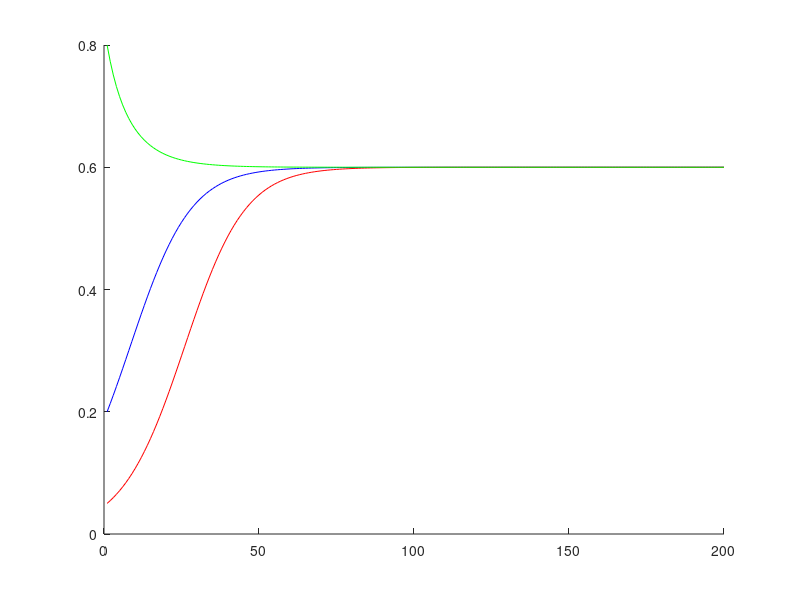
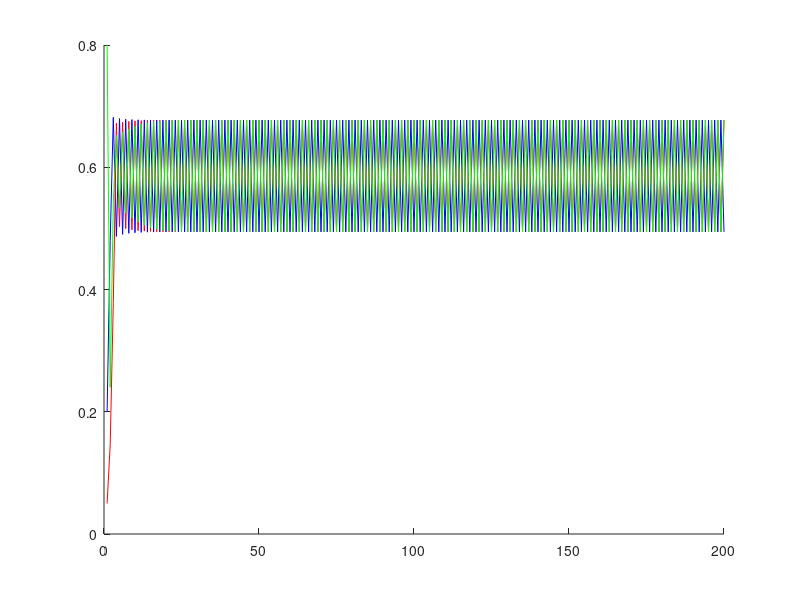
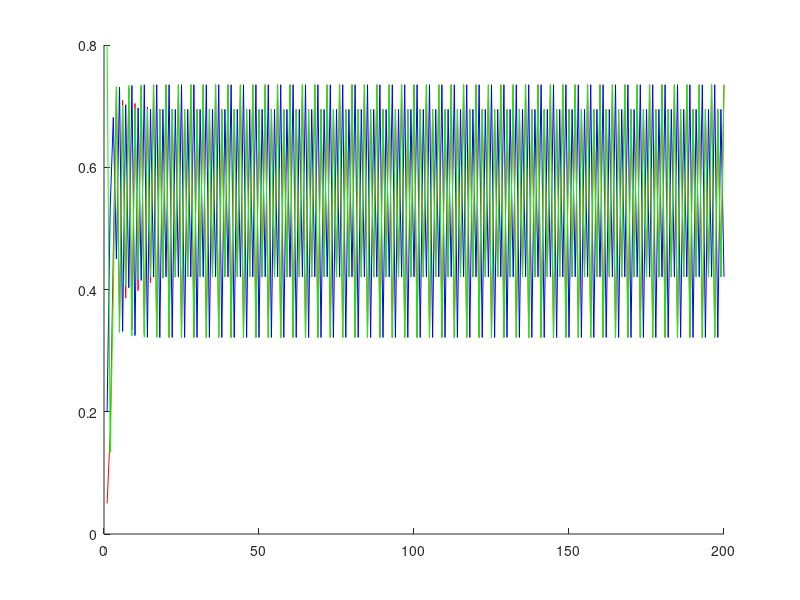
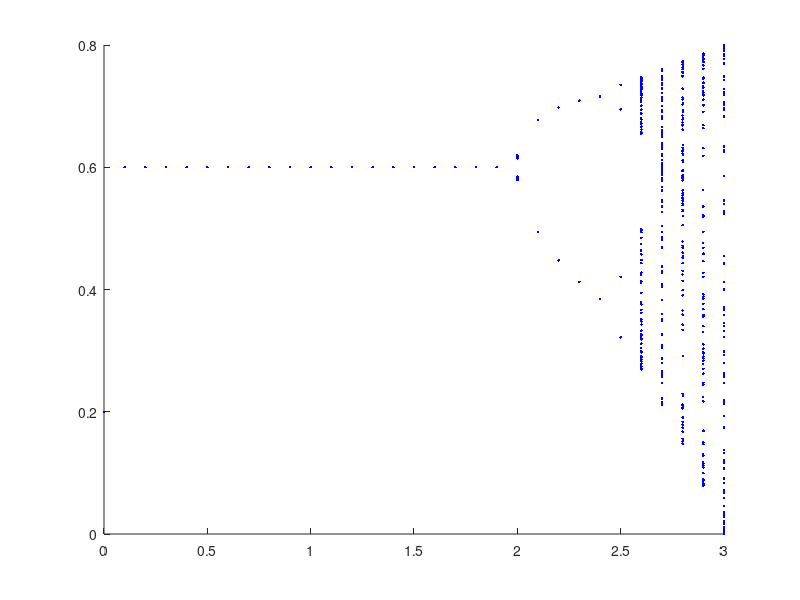

The MATLAB source for these figures, in order:
%% part c
r = 0.1;
k = 0.6;
nmax = 200;
x = zeros(1,nmax);
x(1)=0.2;

for n = 1:(nmax-1)
    x(n+1) = x(n) + (r.*(1-(x(n)/k)).*x(n));
end

figure(1); hold on;
plot(x,'-b');

x(1)=0.05;
for n = 1:(nmax-1)
    x(n+1) = x(n) + (r.*(1-(x(n)/k)).*x(n));
end
plot(x,'-r');

x(1)=0.8;
for n = 1:(nmax-1)
    x(n+1) = x(n) + (r.*(1-(x(n)/k)).*x(n));
end
plot(x,'-g');


%% part d
r=2.1;
k=0.6;
x = zeros(1,nmax);
x(1)=0.2;

for n = 1:(nmax-1)
    x(n+1) = x(n) + (r.*(1-(x(n)/k)).*x(n));
end

figure(2); hold on;
plot(x,'-b');

x(1)=0.05;
for n = 1:(nmax-1)
    x(n+1) = x(n) + (r.*(1-(x(n)/k)).*x(n));
end
plot(x,'-r');

x(1)=0.8;
for n = 1:(nmax-1)
    x(n+1) = x(n) + (r.*(1-(x(n)/k)).*x(n));
end
plot(x,'-g');

%% part e
r=2.5;
k=0.6;
x = zeros(1,nmax);
x(1)=0.2;

for n = 1:(nmax-1)
    x(n+1) = x(n) + (r.*(1-(x(n)/k)).*x(n));
end

figure(3); hold on;
plot(x,'-b');

x(1)=0.05;
for n = 1:(nmax-1)
    x(n+1) = x(n) + (r.*(1-(x(n)/k)).*x(n));
end
plot(x,'-r');

x(1)=0.8;
for n = 1:(nmax-1)
    x(n+1) = x(n) + (r.*(1-(x(n)/k)).*x(n));
end
plot(x,'-g');

%% part f
% there's no r that gives a 3-cycle

%% part g
k=0.6;
x = zeros(1,nmax);
x(1)=0.2;
nsteady = zeros(1,nmax);

figure(4); clf; hold on;
for r = 0:0.1:3.0
    for n = 1:(nmax-1)
        x(n+1) = x(n) + (r.*(1-(x(n)/k)).*x(n));
    end
    ar = zeros(1, length(x)/2+1);
    plot( ar+r, x(nmax/2:nmax), '.b');
end
